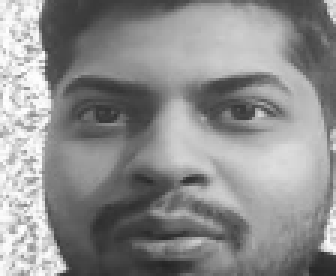
#> input picture recorded_images/Aman_DTU_PhD/1.png, 112 x 92 px (shown 3 times larger); its folder holds only this picture in this run
$ python train.py
#> lines starting #> are read from the running program, lines starting #| are printed output that depends on the picture
import numpy as np
import matplotlib.image as mimg
from skimage import feature
from sklearn import svm
import joblib
import os
import pandas as pd
from sklearn.ensemble import RandomForestClassifier


def train_model():
	df = pd.DataFrame(columns = ["name"])
	count=-1
	label = -1
	a,files,b = next(os.walk("./recorded_images")) #to find out the no: of users
	train_data=np.zeros((15*len(files),280)) #creating a 2D array of zeroes to store the features of a images later
	train_label=np.zeros((15*len(files))) #creating a array for storing labels of the images
	# print(files)
	for i in files:
		label = label+1
		for j in range(1,16):
			count=count+1
			path = './recorded_images/{}/{}.png'.format(i,j)
			im = mimg.imread(path)
#> im is the input picture: shape (92, 112) float32; min 0.145, max 1, mean 0.558
			feat,hog_image = feature.hog(im,orientations=8,pixels_per_cell=(16,16), #calculating the features of a face
																		visualize=True,block_norm='L2-Hys',
																		cells_per_block=(1,1))
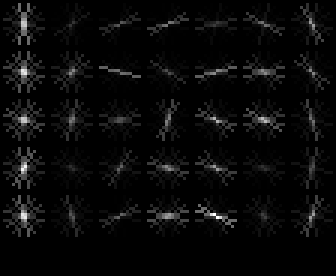
#> hog_image: shape (92, 112) float32 (shown 3 times larger); min 0, max 0.114, mean 0.00405; drawn with min black and max white
#> feat = 280 values, max 0.743 at index 76, min 0.00475 at index 22, mean 0.328
			train_data[count,:]=feat.reshape(1,-1) #converting the features in a 1D array and storing it in a 2D array
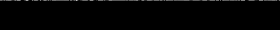
#> train_data: shape (30, 280) float64; min 0, max 0.743, mean 0.0109
			train_label[count]=label #storing the label of the particular user
			# print(i,j,label)
		df.loc[label]=i

	# model creation
	svm_model = svm.SVC(kernel='linear',gamma='scale')

	# # train the model
	svm_model = svm_model.fit(train_data,train_label)
	# rf_model = RandomForestClassifier(n_estimators=100)
	# rf_model = rf_model.fit(train_data, train_label)


	joblib.dump(svm_model,'svm_face_train_modelnew.pkl') #saving the created model
	print(df)
	df.to_csv("./target.csv")
	print('training done ')
if __name__=="__main__":
#> (the run stopped early here; a loop or call above may not have finished)

$ run again, on recorded_images/Dhairya/1.png
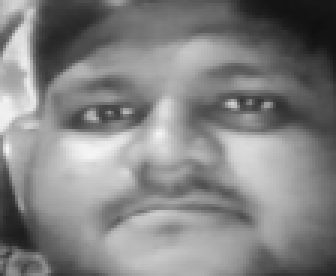
#> input picture recorded_images/Dhairya/1.png, 112 x 92 px (shown 3 times larger)
#> in train_model, im is the input picture: shape (92, 112) float32; min 0.0627, max 0.961, mean 0.514
#> in train_model, `feat,hog_image = feature.hog(im,orientations=8,pixels_per_cell=(16,16)..`:
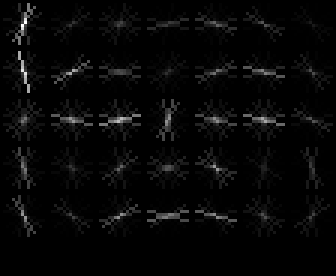
#> hog_image: shape (92, 112) float32 (shown 3 times larger); min 0, max 0.12, mean 0.00327; drawn with min black and max white
#> feat = 280 values, max 0.601 at index 63, min 0 at index 218, mean 0.317
